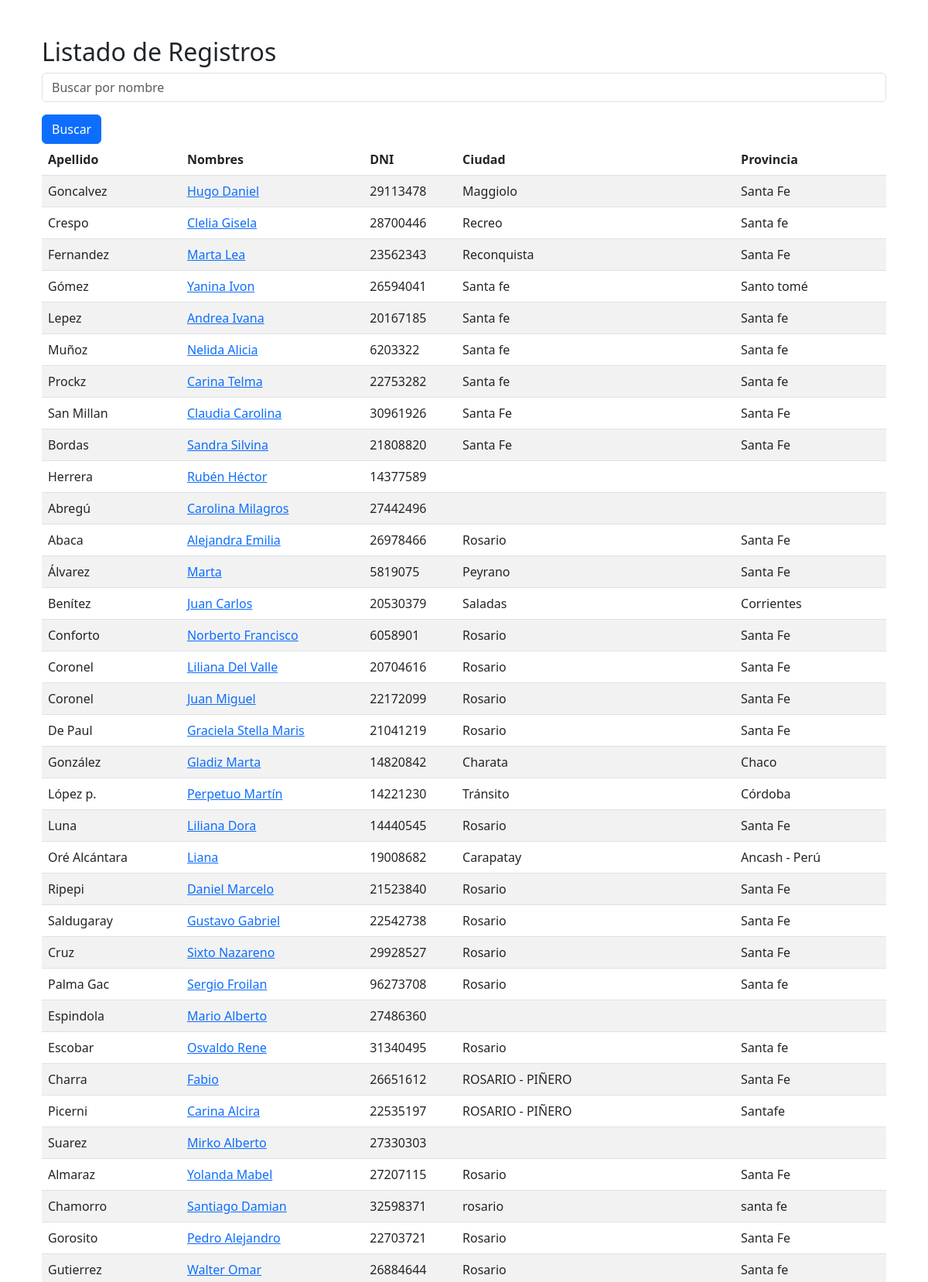
Screenshot of /listado/ (signed in, upper part) with the database file from the repository.
### registro/models.py (models this page shows, shortened)
class Registro(models.Model):
    id = models.AutoField(primary_key=True)  # Este es el campo id
    apellido = models.CharField(max_length=100, blank=False, null=False)
    nombres = models.CharField(max_length=100, blank=False, null=False)
    dni = models.CharField(max_length=20, blank=False, null=False)
    fecha_nac = models.DateField()
    ciudad = models.CharField(max_length=100, blank=False, null=False)
    provincia = models.CharField(max_length=100, blank=False, null=False)
    nombre_apellido_paterno = models.CharField(max_length=100)
    nombre_apellido_materno = models.CharField(max_length=100)
    celular = models.CharField(max_length=20, blank=False, null=False)
    domicilio_actual = models.CharField(max_length=255, blank=False, null=False)
    correo_electronico = models.EmailField()
    foto = models.ImageField(upload_to='static/fotos/')
    ministerio = models.CharField(max_length=100, blank=False, null=False)
    registro = models.CharField(max_length=100, blank=False, null=False)
    unidad_carcelaria = models.CharField(max_length=100, blank=False, null=False)
    tipo_pabellon = models.CharField(max_length=100, blank=False, null=False)
    numero_pabellon = models.CharField(max_length=100, blank=False, null=False)
    seccion_pabellon = models.CharField(max_length=100, blank=False, null=False)
    otros_pabellon = models.CharField(max_length=255, blank=True, null=True)
    autorizacion_iglesia = models.FileField(upload_to='static/autorizaciones/')
    activo = models.BooleanField(default=True)  # Campo para marcar como activo o inactivo

### registro/views.py (the view)
# urls.py: path('listado/', views.listado_registros, name='listado_registros'),
@login_required
def listado_registros(request):
    query = request.GET.get('q')
    if query:
        registros = Registro.objects.filter(nombres__icontains=query)
    else:
        registros = Registro.objects.all().order_by('ministerio')
        nombre = request.GET.get('nombre')
        apellido = request.GET.get('apellido')
        dni = request.GET.get('dni')
        activo = request.GET.get('activo')
        if nombre:
            registros = registros.filter(nombres__icontains=nombre)
        if apellido:
            registros = registros.filter(apellido__icontains=apellido)
        if dni:
            registros = registros.filter(dni__icontains=dni)
        if activo is not None:
            registros = registros.filter(activo=activo)
    return render(request, 'listado.html', {'registros': registros})

### mecec_project/registro/templates/listado.html (shortened to what this page needs)
{% load static %}
<!DOCTYPE html>
<html lang="es">
<head>
    <link href="https://cdn.jsdelivr.net/npm/bootstrap@5.3.0/dist/css/bootstrap.min.css" rel="stylesheet">
</head>
<body>
    <div class="container">
        <div class="container">
            <h2 class="mt-5">Listado de Registros</h2>
            <form method="get" action="{% url 'registro:listado_registros' %}">
                <div class="mb-3">
                    <input type="text" name="q" class="form-control" placeholder="Buscar por nombre" value="{{ request.GET.q }}">
                </div>
                <button type="submit" class="btn btn-primary">Buscar</button>
            </form>
            <table class="table table-striped">
                <thead>
                    <tr>
                        <th>Apellido</th>
                        <th>Nombres</th>
                        <th>DNI</th>
                        <th>Ciudad</th>
                        <th>Provincia</th>
                    </tr>
                </thead>
                <tbody>
                    {% for registro in registros %}
                    <tr>
                        <td>{{ registro.apellido }}</td>
                        <td><a href="{% url 'registro:registro_detalle' registro.id %}">{{ registro.nombres }}</a></td>
                        <td>{{ registro.dni }}</td>
                        <td>{{ registro.ciudad }}</td>
                        <td>{{ registro.provincia }}</td>
                    </tr>
                    {% endfor %}
                </tbody>
            </table>
        </div>
    </div>
</body>
</html>

### rows the page displays
Registro: apellido "Goncalvez", nombres "Hugo Daniel", dni "29113478", ciudad "Maggiolo", provincia "Santa Fe"
Registro: apellido "Crespo", nombres "Clelia Gisela", dni "28700446", ciudad "Recreo", provincia "Santa fe"
Registro: apellido "Fernandez", nombres "Marta Lea", dni "23562343", ciudad "Reconquista", provincia "Santa Fe"
Registro: apellido "Gómez", nombres "Yanina Ivon", dni "26594041", ciudad "Santa fe", provincia "Santo tomé"
Registro: apellido "Lepez", nombres "Andrea Ivana", dni "20167185", ciudad "Santa fe", provincia "Santa fe"
Registro: apellido "Muñoz", nombres "Nelida Alicia", dni "6203322", ciudad "Santa fe", provincia "Santa fe"
Registro: apellido "Prockz", nombres "Carina Telma", dni "22753282", ciudad "Santa fe", provincia "Santa fe"
Registro: apellido "San Millan", nombres "Claudia Carolina", dni "30961926", ciudad "Santa Fe", provincia "Santa Fe"
Registro: apellido "Bordas", nombres "Sandra Silvina", dni "21808820", ciudad "Santa Fe", provincia "Santa Fe"
Registro: apellido "Herrera", nombres "Rubén Héctor", dni "14377589"
Registro: apellido "Abregú", nombres "Carolina Milagros", dni "27442496"
Registro: apellido "Abaca", nombres "Alejandra Emilia", dni "26978466", ciudad "Rosario", provincia "Santa Fe"
Registro: apellido "Álvarez", nombres "Marta", dni "5819075", ciudad "Peyrano", provincia "Santa Fe"
Registro: apellido "Benítez", nombres "Juan Carlos", dni "20530379", ciudad "Saladas", provincia "Corrientes"
Registro: apellido "Conforto", nombres "Norberto Francisco", dni "6058901", ciudad "Rosario", provincia "Santa Fe"
Registro: apellido "Coronel", nombres "Liliana Del Valle", dni "20704616", ciudad "Rosario", provincia "Santa Fe"
Registro: apellido "Coronel", nombres "Juan Miguel", dni "22172099", ciudad "Rosario", provincia "Santa Fe"
Registro: apellido "De Paul", nombres "Graciela Stella Maris", dni "21041219", ciudad "Rosario", provincia "Santa Fe"
Registro: apellido "González", nombres "Gladiz Marta", dni "14820842", ciudad "Charata", provincia "Chaco"
Registro: apellido "López p.", nombres "Perpetuo Martín", dni "14221230", ciudad "Tránsito", provincia "Córdoba"
Registro: apellido "Luna", nombres "Liliana Dora", dni "14440545", ciudad "Rosario", provincia "Santa Fe"
Registro: apellido "Oré Alcántara", nombres "Liana", dni "19008682", ciudad "Carapatay", provincia "Ancash - Perú"
Registro: apellido "Ripepi", nombres "Daniel Marcelo", dni "21523840", ciudad "Rosario", provincia "Santa Fe"
Registro: apellido "Saldugaray", nombres "Gustavo Gabriel", dni "22542738", ciudad "Rosario", provincia "Santa Fe"
Registro: apellido "Cruz", nombres "Sixto Nazareno", dni "29928527", ciudad "Rosario", provincia "Santa Fe"
Registro: apellido "Palma Gac", nombres "Sergio Froilan", dni "96273708", ciudad "Rosario", provincia "Santa fe"
Registro: apellido "Espindola", nombres "Mario Alberto", dni "27486360"
Registro: apellido "Escobar", nombres "Osvaldo Rene", dni "31340495", ciudad "Rosario", provincia "Santa fe"
Registro: apellido "Charra", nombres "Fabio", dni "26651612", ciudad "ROSARIO - PIÑERO", provincia "Santa Fe"
Registro: apellido "Picerni", nombres "Carina Alcira", dni "22535197", ciudad "ROSARIO - PIÑERO", provincia "Santafe"
Registro: apellido "Suarez", nombres "Mirko Alberto", dni "27330303"
Registro: apellido "Almaraz", nombres "Yolanda Mabel", dni "27207115", ciudad "Rosario", provincia "Santa Fe"
Registro: apellido "Chamorro", nombres "Santiago Damian", dni "32598371", ciudad "rosario", provincia "santa fe"
Registro: apellido "Gorosito", nombres "Pedro Alejandro", dni "22703721", ciudad "Rosario", provincia "Santa Fe"
Registro: apellido "Gutierrez", nombres "Walter Omar", dni "26884644", ciudad "Rosario", provincia "Santa fe"
